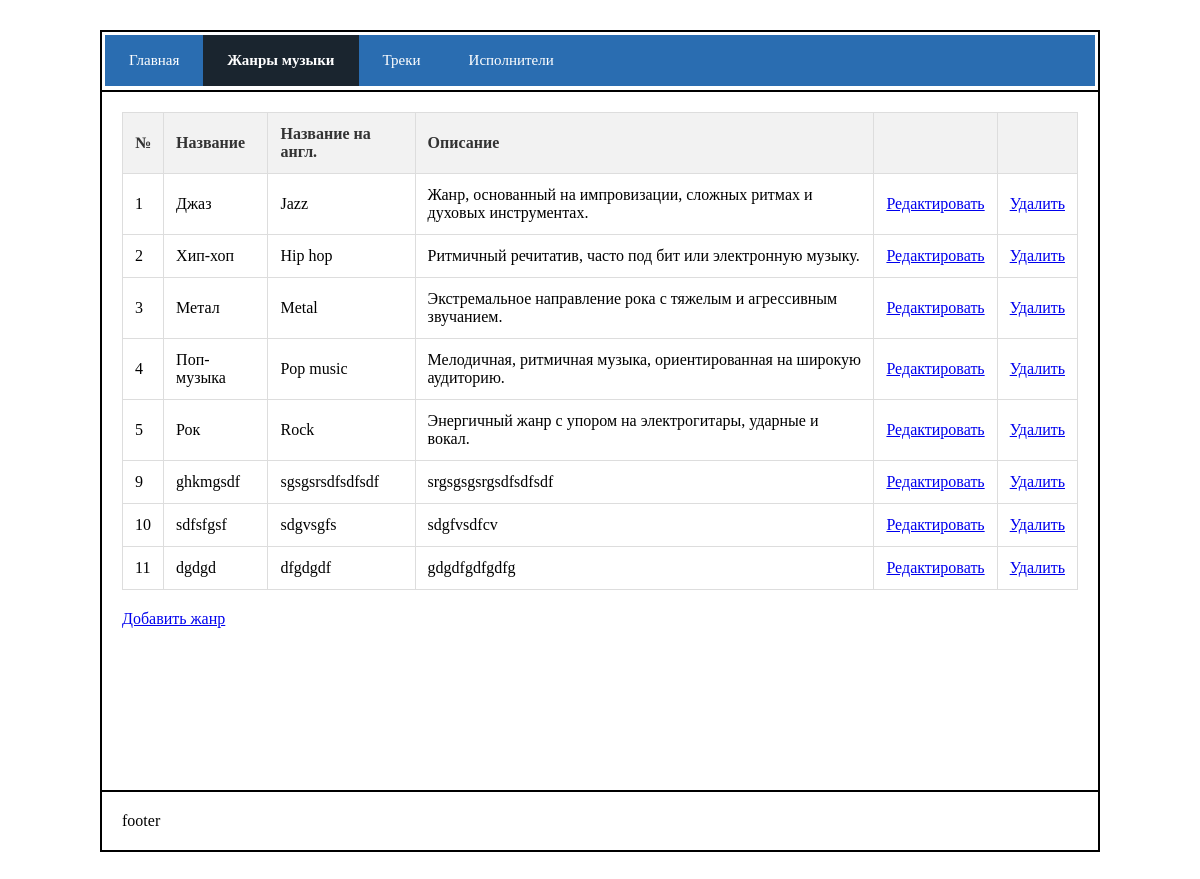
The page /genres/ on the database its author committed.
### main/models.py (models this page shows, shortened)
class Genre(models.Model):
    name_en = models.CharField(max_length=500, unique=True)
    name_ru = models.CharField(max_length=500, unique=True)
    description = models.TextField()

### main/views.py (the view)
# urls.py: path('genres/', views.genres_list),
def genres_list(request):
    genres = Genre.objects.all()
    return render(request, 'janri.html', {'genres': genres, 'tab': 'genres'})

### main/templates/janri.html (shortened to what this page needs)
{% extends "base.html" %}
{% block content %}
    <table>
        <thead>
            <tr>
                <th>№</th>
                <th>Название</th>
                <th>Название на англ.</th>
                <th>Описание</th>
                <th></th>
                <th></th>
            </tr>
        </thead>
        <tbody>
            {% for g in genres %}
                <tr>
                    <td>{{ g.id }}</td>
                    <td>{{ g.name_ru }}</td>
                    <td>{{ g.name_en }}</td>
                    <td>{{ g.description }}</td>
                    <td>
                        <a href="/edit_genre/{{ g.id }}/">Редактировать</a>
                    </td>
                    <td>
                        <a href="/delete_genre/{{g.id}}">Удалить</a>
                    </td>
                </tr>
            {% endfor %}
        </tbody>
    </table>
    <p><a href="/add_genre">Добавить жанр</a></p>
{% endblock content %}

### main/static/styles.css (style rules this page uses)
* { box-sizing: border-box; }
table { width: 100%; border-collapse: collapse; margin-bottom: 20px; }
table th, table td { border: 1px solid #ddd; padding: 12px; text-align: left; }
table th { background-color: #f2f2f2; color: #333; }

### rows shown on the page
Genre: id "1", name_ru "Джаз", name_en "Jazz", description "Жанр, основанный на импровизации, сложных ритмах и духовых инструментах."
Genre: id "2", name_ru "Хип-хоп", name_en "Hip hop", description "Ритмичный речитатив, часто под бит или электронную музыку."
Genre: id "3", name_ru "Метал", name_en "Metal", description "Экстремальное направление рока с тяжелым и агрессивным звучанием."
Genre: id "4", name_ru "Поп-музыка", name_en "Pop music", description "Мелодичная, ритмичная музыка, ориентированная на широкую аудиторию."
Genre: id "5", name_ru "Рок", name_en "Rock", description "Энергичный жанр с упором на электрогитары, ударные и вокал."
Genre: id "9", name_ru "ghkmgsdf", name_en "sgsgsrsdfsdfsdf", description "srgsgsgsrgsdfsdfsdf"
Genre: id "10", name_ru "sdfsfgsf", name_en "sdgvsgfs", description "sdgfvsdfcv"
Genre: id "11", name_ru "dgdgd", name_en "dfgdgdf", description "gdgdfgdfgdfg"
